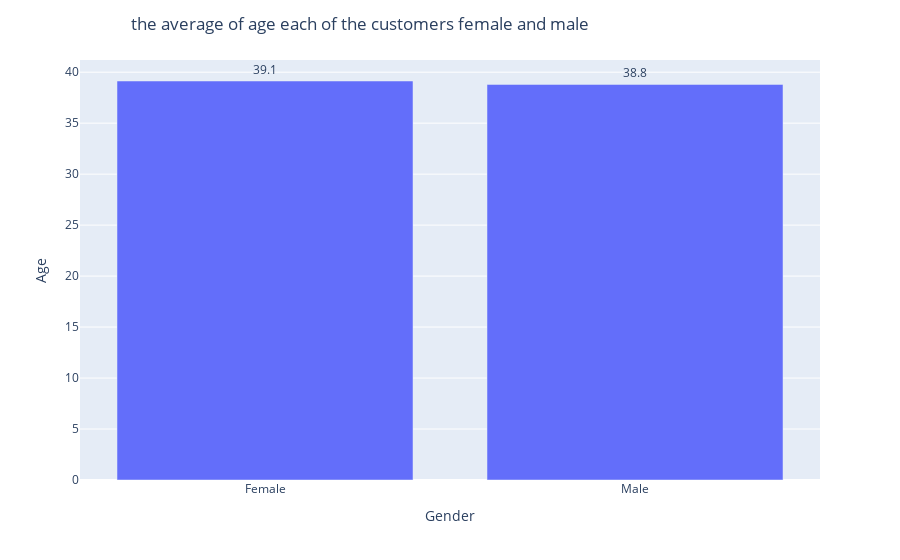

Notebook cell for this chart:
### Code cell
cat_g(gender_Age,'Age' ,' the average of age each of the customers female and male')

### Figure 1 — Plotly figure (JSON) as saved in the notebook; plotly's stock layout.template omitted (floating-point values rounded to 4 significant figures)
{"data": [{"alignmentgroup": "True", "hovertemplate": "Gender=%{x}<br>Age=%{y}<extra></extra>", "legendgroup": "", "marker": {"color": "#636efa", "pattern": {"shape": ""}}, "name": "", "offsetgroup": "", "orientation": "v", "showlegend": false, "textfont": {"size": 12}, "textposition": "outside", "texttemplate": "%{y:0.3s}", "type": "bar", "x": ["Female", "Male"], "xaxis": "x", "y": [39.14, 38.8], "yaxis": "y"}], "layout": {"barmode": "relative", "legend": {"tracegroupgap": 0}, "margin": {"t": 60}, "title": {"text": " the average of age each of the customers female and male", "x": 0.4}, "xaxis": {"anchor": "y", "domain": [0, 1], "title": {"text": "Gender"}}, "yaxis": {"anchor": "x", "domain": [0, 1], "title": {"text": "Age"}}}}
